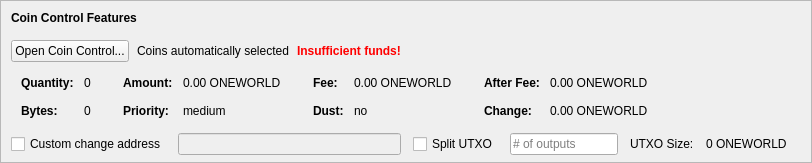
    <widget class="QFrame" name="frameCoinControl">
     <property name="sizePolicy">
      <sizepolicy hsizetype="Expanding" vsizetype="Expanding">
       <horstretch>0</horstretch>
       <verstretch>0</verstretch>
      </sizepolicy>
     </property>
     <property name="maximumSize">
      <size>
       <width>16777215</width>
       <height>16777215</height>
      </size>
     </property>
     <property name="frameShape">
      <enum>QFrame::StyledPanel</enum>
     </property>
     <property name="frameShadow">
      <enum>QFrame::Sunken</enum>
     </property>
     <layout class="QVBoxLayout" name="verticalLayoutCoinControl2">
      <property name="spacing">
       <number>0</number>
      </property>
      <property name="leftMargin">
       <number>0</number>
      </property>
      <property name="topMargin">
       <number>0</number>
      </property>
      <property name="rightMargin">
       <number>0</number>
      </property>
      <property name="bottomMargin">
       <number>6</number>
      </property>
      <item>
       <layout class="QVBoxLayout" name="verticalLayoutCoinControl" stretch="0,0,0,0,1">
        <property name="spacing">
         <number>0</number>
        </property>
        <property name="leftMargin">
         <number>10</number>
        </property>
        <property name="topMargin">
         <number>10</number>
        </property>
        <item>
         <layout class="QHBoxLayout" name="horizontalLayoutCoinControl1">
          <property name="bottomMargin">
           <number>15</number>
          </property>
          <item>
           <widget class="QLabel" name="labelCoinControlFeatures">
            <property name="sizePolicy">
             <sizepolicy hsizetype="Preferred" vsizetype="Maximum">
              <horstretch>0</horstretch>
              <verstretch>0</verstretch>
             </sizepolicy>
            </property>
            <property name="font">
             <font>
              <weight>75</weight>
              <bold>true</bold>
             </font>
            </property>
            <property name="styleSheet">
             <string notr="true">font-weight:bold;</string>
            </property>
            <property name="text">
             <string>Coin Control Features</string>
            </property>
           </widget>
          </item>
         </layout>
        </item>
        <item>
         <layout class="QHBoxLayout" name="horizontalLayoutCoinControl2" stretch="0,0,0,0">
          <property name="spacing">
           <number>8</number>
          </property>
          <property name="bottomMargin">
           <number>10</number>
          </property>
          <item>
           <widget class="QPushButton" name="pushButtonCoinControl">
            <property name="styleSheet">
             <string notr="true"/>
            </property>
            <property name="text">
             <string>Open Coin Control...</string>
            </property>
            <property name="autoDefault">
             <bool>false</bool>
            </property>
           </widget>
          </item>
          <item>
           <widget class="QLabel" name="labelCoinControlAutomaticallySelected">
            <property name="text">
             <string>Coins automatically selected</string>
            </property>
            <property name="margin">
             <number>5</number>
            </property>
           </widget>
          </item>
          <item>
           <widget class="QLabel" name="labelCoinControlInsuffFunds">
            <property name="font">
             <font>
              <weight>75</weight>
              <bold>true</bold>
             </font>
            </property>
            <property name="styleSheet">
             <string notr="true">color:red;font-weight:bold;</string>
            </property>
            <property name="text">
             <string>Insufficient funds!</string>
            </property>
            <property name="margin">
             <number>5</number>
            </property>
           </widget>
          </item>
          <item>
           <spacer name="horizontalSpacerCoinControl">
            <property name="orientation">
             <enum>Qt::Horizontal</enum>
            </property>
            <property name="sizeHint" stdset="0">
             <size>
              <width>40</width>
              <height>1</height>
             </size>
            </property>
           </spacer>
          </item>
         </layout>
        </item>
        <item>
         <widget class="QWidget" name="widgetCoinControl" native="true">
          <property name="sizePolicy">
           <sizepolicy hsizetype="Preferred" vsizetype="Preferred">
            <horstretch>0</horstretch>
            <verstretch>0</verstretch>
           </sizepolicy>
          </property>
          <property name="minimumSize">
           <size>
            <width>0</width>
            <height>0</height>
           </size>
          </property>
          <property name="styleSheet">
           <string notr="true"/>
          </property>
          <layout class="QHBoxLayout" name="horizontalLayoutCoinControl5">
           <property name="leftMargin">
            <number>0</number>
           </property>
           <property name="topMargin">
            <number>0</number>
           </property>
           <property name="rightMargin">
            <number>0</number>
           </property>
           <property name="bottomMargin">
            <number>0</number>
           </property>
           <item>
            <layout class="QHBoxLayout" name="horizontalLayoutCoinControl3" stretch="0,0,0,1">
             <property name="spacing">
              <number>20</number>
             </property>
             <property name="topMargin">
              <number>0</number>
             </property>
             <property name="bottomMargin">
              <number>10</number>
             </property>
             <item>
              <layout class="QFormLayout" name="formLayoutCoinControl1">
               <property name="horizontalSpacing">
                <number>10</number>
               </property>
               <property name="verticalSpacing">
                <number>14</number>
               </property>
               <property name="leftMargin">
                <number>10</number>
               </property>
               <property name="topMargin">
                <number>4</number>
               </property>
               <property name="rightMargin">
                <number>6</number>
               </property>
               <item row="0" column="0">
                <widget class="QLabel" name="labelCoinControlQuantityText">
                 <property name="font">
                  <font>
                   <weight>75</weight>
                   <bold>true</bold>
                  </font>
                 </property>
                 <property name="text">
                  <string>Quantity:</string>
                 </property>
                 <property name="margin">
                  <number>0</number>
                 </property>
                </widget>
               </item>
               <item row="0" column="1">
                <widget class="QLabel" name="labelCoinControlQuantity">
                 <property name="cursor">
                  <cursorShape>IBeamCursor</cursorShape>
                 </property>
                 <property name="contextMenuPolicy">
                  <enum>Qt::ActionsContextMenu</enum>
                 </property>
                 <property name="text">
                  <string notr="true">0</string>
                 </property>
                 <property name="margin">
                  <number>0</number>
                 </property>
                 <property name="textInteractionFlags">
                  <set>Qt::LinksAccessibleByMouse|Qt::TextSelectableByKeyboard|Qt::TextSelectableByMouse</set>
                 </property>
                </widget>
               </item>
               <item row="1" column="0">
                <widget class="QLabel" name="labelCoinControlBytesText">
                 <property name="font">
                  <font>
                   <weight>75</weight>
                   <bold>true</bold>
                  </font>
                 </property>
                 <property name="text">
                  <string>Bytes:</string>
                 </property>
                </widget>
               </item>
               <item row="1" column="1">
                <widget class="QLabel" name="labelCoinControlBytes">
                 <property name="cursor">
                  <cursorShape>IBeamCursor</cursorShape>
                 </property>
                 <property name="contextMenuPolicy">
                  <enum>Qt::ActionsContextMenu</enum>
                 </property>
                 <property name="text">
                  <string notr="true">0</string>
                 </property>
                 <property name="textInteractionFlags">
                  <set>Qt::LinksAccessibleByMouse|Qt::TextSelectableByKeyboard|Qt::TextSelectableByMouse</set>
                 </property>
                </widget>
               </item>
              </layout>
             </item>
             <item>
              <layout class="QFormLayout" name="formLayoutCoinControl2">
               <property name="horizontalSpacing">
                <number>10</number>
               </property>
               <property name="verticalSpacing">
                <number>14</number>
               </property>
               <property name="leftMargin">
                <number>6</number>
               </property>
               <property name="topMargin">
                <number>4</number>
               </property>
               <property name="rightMargin">
                <number>6</number>
               </property>
               <item row="0" column="0">
                <widget class="QLabel" name="labelCoinControlAmountText">
                 <property name="font">
                  <font>
                   <weight>75</weight>
                   <bold>true</bold>
                  </font>
                 </property>
                 <property name="text">
                  <string>Amount:</string>
                 </property>
                 <property name="margin">
                  <number>0</number>
                 </property>
                </widget>
               </item>
               <item row="0" column="1">
                <widget class="QLabel" name="labelCoinControlAmount">
                 <property name="cursor">
                  <cursorShape>IBeamCursor</cursorShape>
                 </property>
                 <property name="contextMenuPolicy">
                  <enum>Qt::ActionsContextMenu</enum>
                 </property>
                 <property name="text">
                  <string notr="true">0.00 ONEWORLD</string>
                 </property>
                 <property name="textInteractionFlags">
                  <set>Qt::LinksAccessibleByMouse|Qt::TextSelectableByKeyboard|Qt::TextSelectableByMouse</set>
                 </property>
                </widget>
               </item>
               <item row="1" column="0">
                <widget class="QLabel" name="labelCoinControlPriorityText">
                 <property name="font">
                  <font>
                   <weight>75</weight>
                   <bold>true</bold>
                  </font>
                 </property>
                 <property name="text">
                  <string>Priority:</string>
                 </property>
                </widget>
               </item>
               <item row="1" column="1">
                <widget class="QLabel" name="labelCoinControlPriority">
                 <property name="cursor">
                  <cursorShape>IBeamCursor</cursorShape>
                 </property>
                 <property name="contextMenuPolicy">
                  <enum>Qt::ActionsContextMenu</enum>
                 </property>
                 <property name="text">
                  <string>medium</string>
                 </property>
                 <property name="textInteractionFlags">
                  <set>Qt::LinksAccessibleByMouse|Qt::TextSelectableByKeyboard|Qt::TextSelectableByMouse</set>
                 </property>
                </widget>
               </item>
              </layout>
             </item>
             <item>
              <layout class="QFormLayout" name="formLayoutCoinControl3">
               <property name="horizontalSpacing">
                <number>10</number>
               </property>
               <property name="verticalSpacing">
                <number>14</number>
               </property>
               <property name="leftMargin">
                <number>6</number>
               </property>
               <property name="topMargin">
                <number>4</number>
               </property>
               <property name="rightMargin">
                <number>6</number>
               </property>
               <item row="0" column="0">
                <widget class="QLabel" name="labelCoinControlFeeText">
                 <property name="font">
                  <font>
                   <weight>75</weight>
                   <bold>true</bold>
                  </font>
                 </property>
                 <property name="text">
                  <string>Fee:</string>
                 </property>
                 <property name="margin">
                  <number>0</number>
                 </property>
                </widget>
               </item>
               <item row="0" column="1">
                <widget class="QLabel" name="labelCoinControlFee">
                 <property name="cursor">
                  <cursorShape>IBeamCursor</cursorShape>
                 </property>
                 <property name="contextMenuPolicy">
                  <enum>Qt::ActionsContextMenu</enum>
                 </property>
                 <property name="text">
                  <string notr="true">0.00 ONEWORLD</string>
                 </property>
                 <property name="textInteractionFlags">
                  <set>Qt::LinksAccessibleByMouse|Qt::TextSelectableByKeyboard|Qt::TextSelectableByMouse</set>
                 </property>
                </widget>
               </item>
               <item row="1" column="0">
                <widget class="QLabel" name="labelCoinControlLowOutputText">
                 <property name="font">
                  <font>
                   <weight>75</weight>
                   <bold>true</bold>
                  </font>
                 </property>
                 <property name="text">
                  <string>Dust:</string>
                 </property>
                </widget>
               </item>
               <item row="1" column="1">
                <widget class="QLabel" name="labelCoinControlLowOutput">
                 <property name="cursor">
                  <cursorShape>IBeamCursor</cursorShape>
                 </property>
                 <property name="contextMenuPolicy">
                  <enum>Qt::ActionsContextMenu</enum>
                 </property>
                 <property name="text">
                  <string>no</string>
                 </property>
                 <property name="textInteractionFlags">
                  <set>Qt::LinksAccessibleByMouse|Qt::TextSelectableByKeyboard|Qt::TextSelectableByMouse</set>
                 </property>
                </widget>
               </item>
              </layout>
             </item>
             <item>
              <layout class="QFormLayout" name="formLayoutCoinControl4">
               <property name="horizontalSpacing">
                <number>10</number>
               </property>
               <property name="verticalSpacing">
                <number>14</number>
               </property>
               <property name="leftMargin">
                <number>6</number>
               </property>
               <property name="topMargin">
                <number>4</number>
               </property>
               <property name="rightMargin">
                <number>6</number>
               </property>
               <item row="0" column="0">
                <widget class="QLabel" name="labelCoinControlAfterFeeText">
                 <property name="font">
                  <font>
                   <weight>75</weight>
                   <bold>true</bold>
                  </font>
                 </property>
                 <property name="text">
                  <string>After Fee:</string>
                 </property>
                 <property name="margin">
                  <number>0</number>
                 </property>
                </widget>
               </item>
               <item row="0" column="1">
                <widget class="QLabel" name="labelCoinControlAfterFee">
                 <property name="cursor">
                  <cursorShape>IBeamCursor</cursorShape>
                 </property>
                 <property name="contextMenuPolicy">
                  <enum>Qt::ActionsContextMenu</enum>
                 </property>
                 <property name="text">
                  <string notr="true">0.00 ONEWORLD</string>
                 </property>
                 <property name="textInteractionFlags">
                  <set>Qt::LinksAccessibleByMouse|Qt::TextSelectableByKeyboard|Qt::TextSelectableByMouse</set>
                 </property>
                </widget>
               </item>
               <item row="1" column="0">
                <widget class="QLabel" name="labelCoinControlChangeText">
                 <property name="font">
                  <font>
                   <weight>75</weight>
                   <bold>true</bold>
                  </font>
                 </property>
                 <property name="text">
                  <string>Change:</string>
                 </property>
                </widget>
               </item>
               <item row="1" column="1">
                <widget class="QLabel" name="labelCoinControlChange">
                 <property name="cursor">
                  <cursorShape>IBeamCursor</cursorShape>
                 </property>
                 <property name="contextMenuPolicy">
                  <enum>Qt::ActionsContextMenu</enum>
                 </property>
                 <property name="text">
                  <string notr="true">0.00 ONEWORLD</string>
                 </property>
                 <property name="textInteractionFlags">
                  <set>Qt::LinksAccessibleByMouse|Qt::TextSelectableByKeyboard|Qt::TextSelectableByMouse</set>
                 </property>
                </widget>
               </item>
              </layout>
             </item>
            </layout>
           </item>
          </layout>
         </widget>
        </item>
        <item>
         <layout class="QHBoxLayout" name="horizontalLayoutCoinControl4" stretch="0,0,0,0,0,0,0">
          <property name="spacing">
           <number>12</number>
          </property>
          <property name="sizeConstraint">
           <enum>QLayout::SetDefaultConstraint</enum>
          </property>
          <property name="topMargin">
           <number>5</number>
          </property>
          <property name="rightMargin">
           <number>5</number>
          </property>
          <item>
           <widget class="QCheckBox" name="checkBoxCoinControlChange">
            <property name="toolTip">
             <string>If this is activated, but the change address is empty or invalid, change will be sent to a newly generated address.</string>
            </property>
            <property name="text">
             <string>Custom change address</string>
            </property>
           </widget>
          </item>
          <item>
           <widget class="QValidatedLineEdit" name="lineEditCoinControlChange">
            <property name="enabled">
             <bool>false</bool>
            </property>
            <property name="sizePolicy">
             <sizepolicy hsizetype="Expanding" vsizetype="Fixed">
              <horstretch>0</horstretch>
              <verstretch>0</verstretch>
             </sizepolicy>
            </property>
           </widget>
          </item>
          <item>
           <widget class="QCheckBox" name="splitBlockCheckBox">
            <property name="text">
             <string>Split UTXO</string>
            </property>
           </widget>
          </item>
          <item>
           <widget class="QLineEdit" name="splitBlockLineEdit">
            <property name="sizePolicy">
             <sizepolicy hsizetype="Fixed" vsizetype="Fixed">
              <horstretch>50</horstretch>
              <verstretch>0</verstretch>
             </sizepolicy>
            </property>
            <property name="placeholderText">
             <string># of outputs</string>
            </property>
           </widget>
          </item>
          <item>
           <widget class="QLabel" name="labelBlockSizeText">
            <property name="text">
             <string>UTXO Size:</string>
            </property>
           </widget>
          </item>
          <item>
           <widget class="QLabel" name="labelBlockSize">
            <property name="text">
             <string>0 ONEWORLD</string>
            </property>
           </widget>
          </item>
          <item>
           <widget class="QLabel" name="labelCoinControlChangeLabel">
            <property name="sizePolicy">
             <sizepolicy hsizetype="Preferred" vsizetype="Expanding">
              <horstretch>0</horstretch>
              <verstretch>0</verstretch>
             </sizepolicy>
            </property>
            <property name="minimumSize">
             <size>
              <width>0</width>
              <height>0</height>
             </size>
            </property>
            <property name="text">
             <string/>
            </property>
            <property name="margin">
             <number>3</number>
            </property>
           </widget>
          </item>
         </layout>
        </item>
        <item>
         <spacer name="verticalSpacerCoinControl">
          <property name="orientation">
           <enum>Qt::Vertical</enum>
          </property>
          <property name="sizeHint" stdset="0">
           <size>
            <width>800</width>
            <height>1</height>
           </size>
          </property>
         </spacer>
        </item>
       </layout>
      </item>
     </layout>
    </widget>
